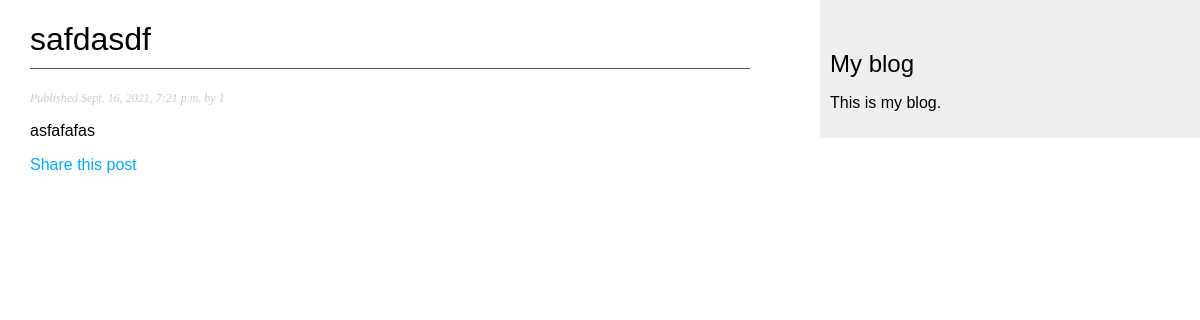
/mysite/2021/9/16/safdasdf/, run on the app's committed database.
### mysite/models.py (models this page shows, shortened)
class Post(models.Model):
    STATUS_CHOICES = (
        ('draft', 'Draft'),
        ('published', 'Published'),
    )
    object = models.Manager
    published = PublishedManager()
    title = models.CharField(max_length=250)
    slug = models.SlugField(max_length=250, unique_for_date='publish')
    author = models.ForeignKey(User, on_delete=models.CASCADE,
                               related_name='blog_posts')
    body = models.TextField()
    publish = models.DateTimeField(default=timezone.now())
    created = models.DateTimeField(auto_now_add=True)
    update = models.DateTimeField(auto_now=True)
    status = models.CharField(max_length=10, choices=STATUS_CHOICES, default='draft')
    class Meta:
        ordering = ('-publish', )
    """Метод возвращает отображение объекта, понятное человеку"""
    """Используем в HTML шаблонах, чтобы получать ссылку на статью"""

### mysite/views.py (the view)
def post_detail(requset, year, month, day, post):
    post = get_object_or_404(Post, slug=post, status='published',
                             publish__year=year, publish__month=month,
                             publish__day=day)
    return render(requset, 'mysite/post/detail.html', {'post': post})

### mysite/models.py (called while the page is built)
    def get_queryset(self):
        return super().get_queryset().filter(status='published')

### templates/mysite/post/detail.html (shortened to what this page needs)
{% extends "mysite/base.html" %}
{% block content %}
    <h1>{{ post.title }}</h1>
    <p class="date">Published {{ post.publish }} by {{ post.author }}</p>
    {{ post.body|linebreaks }}
    <p>
        <a href="{% url "mysite:post_share" post.id %}">Share this post</a>
    </p>
{% endblock %}

### mysite/static/css/blog.css (style rules this page uses)
body { margin:0; padding:0; font-family:helvetica, sans-serif; }
a { color:#00abff; text-decoration:none; }
h1 { font-weight:normal; border-bottom:1px solid #4f4f4f; padding:0 0 10px 0; }
p.date { color:#ccc; font-family: georgia, serif; font-size: 12px; font-style: italic; }

### data on the page
Post: title "safdasdf", publish "Sept. 16, 2021, 7:21 p.m.", author "1", body "asfafafas"
